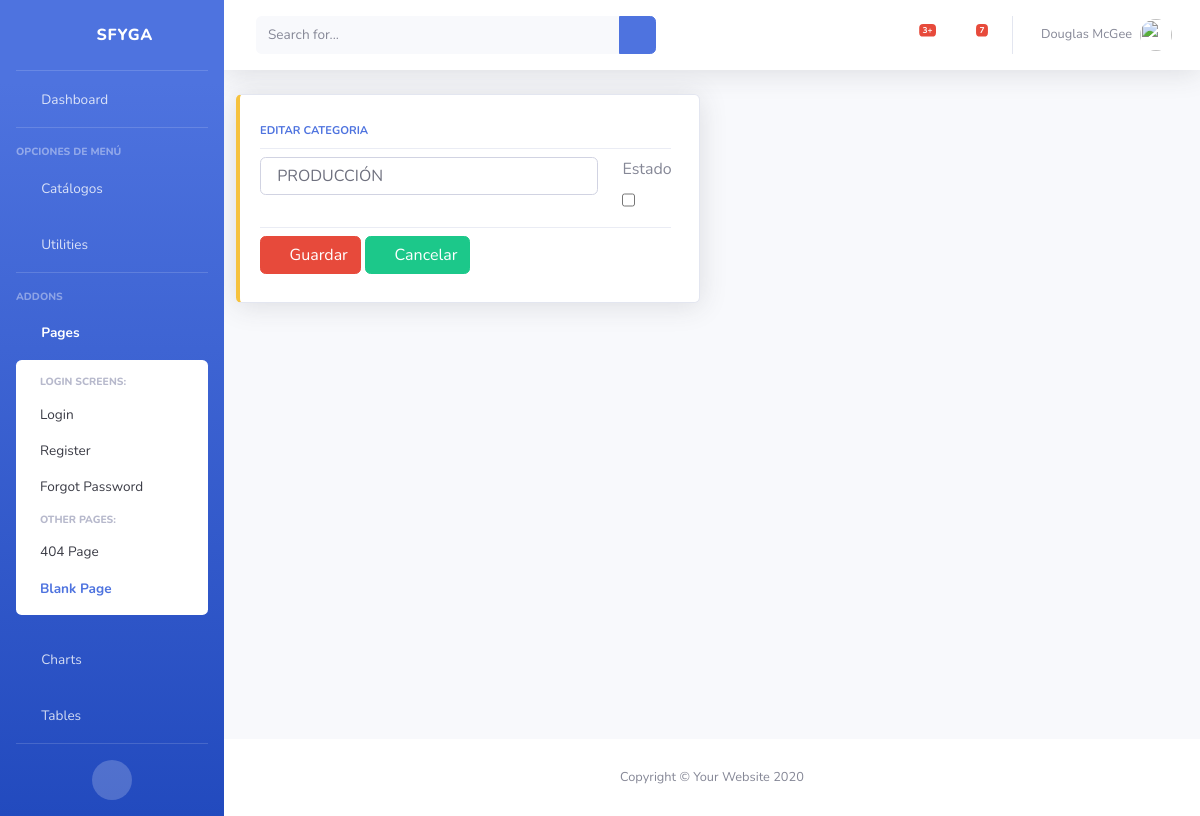
Before: /inv/categorias/edit/7 (signed in) with the older database file.
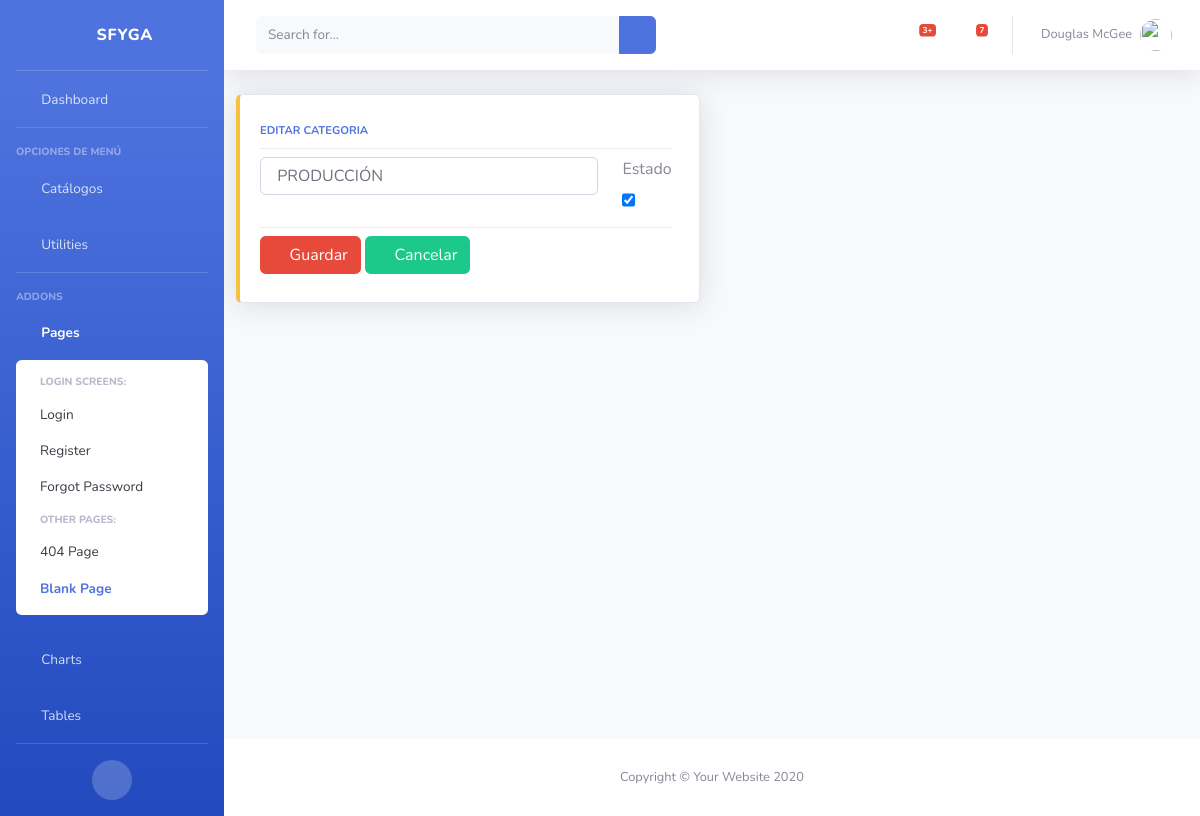
After: the same page with the newer database file.
### inv/models.py (models this page shows, shortened)
class Categoria(ClaseModelo):
    descripcion = models.CharField(max_length=100, help_text='Descripción de la Categoría', unique=True)
    class Meta:
        verbose_name_plural = 'Categorias'

### inv/views.py (the view, shortened to what this page needs)
# urls.py: path('categorias/edit/<int:pk>', CategoriaEdit.as_view(), name='categoria_edit'),
class CategoriaEdit(LoginRequiredMixin, generic.UpdateView):
    model = Categoria
    template_name='inv/categoria_form.html'
    context_object_name = 'obj'
    form_class = CategoriaForm
    success_url = reverse_lazy('inv:categoria_list')
    login_url = 'bases:login'

### inv/forms.py
class CategoriaForm(forms.ModelForm):
    class Meta:
        model = Categoria
        fields = ['descripcion', 'estado']
        labels = {'descripcion':"Descripción de la Categoria",
                "estado": "Estado"}
        widget = {"descripcion": forms.TextInput}
    def __init__(self, *args, **kwargs):
        super().__init__(*args, **kwargs)
        for field in iter(self.fields):
            self.fields[field].widget.attrs.update({
                'class':'form-control'
            })

### inv/templates/inv/categoria_form.html (shortened to what this page needs)
{% extends 'base/base.html' %}
{% block page_content %}
<form method="POST" class="form-inline">
    <div class="col-xl-6 col-md-6 mb-6">
        {% if obj %}
        <div class="card border-left-warning shadow h-100 py-2">
        {% else %}
        <div class="card border-left-primary shadow h-100 py-2">
        {% endif %}
            <div class="card-body">
                <div class="row no-gutters align-items-center">
                    <div class="col mr-2">
                        <div class="text-xs font-weight-bold text-primary text-uppercase mb-1">
                            {% if obj %} Editar {% else %} Nueva  {% endif %} Categoria
                        </div>
                        <div class="dropdown-divider"></div>
                        <div class="row">
                            <div class="col-10">
                                <div class="input-group">
                                    <input type="text" name="descripcion" maxlengh="100" class="form-control" required id="id_descripcion" placeholder="Descripción" value="{% if obj %} {{ obj.descripcion }} {% endif %}">
                                </div>
                            </div>
                            <div class="col-2">
                                <div class="form-group">
                                    <label for="id_estado">Estado </label>
                                    <input type="checkbox" name="estado" id="id_estado" class="form-control" {% if obj.estado %} checked {% endif %}>
                                </div>
                            </div>
                        </div>
                        <div class="dropdown-divider"></div>
                        <div class="row">
                            <div class="col">
                                <button type="submit" class="btn btn-danger"><span class="fa fa-save"></span> Guardar</button>
                                <a href="{% url 'inv:categoria_list' %}" class="btn btn-success"><span class="fa fa-undo"></span> Cancelar</a>
                            </div>
                        </div>
                    </div>
                </div>
            </div>
        </div>
    </div>
</form>
{% endblock page_content %}

Changed rows visible on the page:
changed Categoria "PRODUCCIÓN": estado "☐" → "☑"
